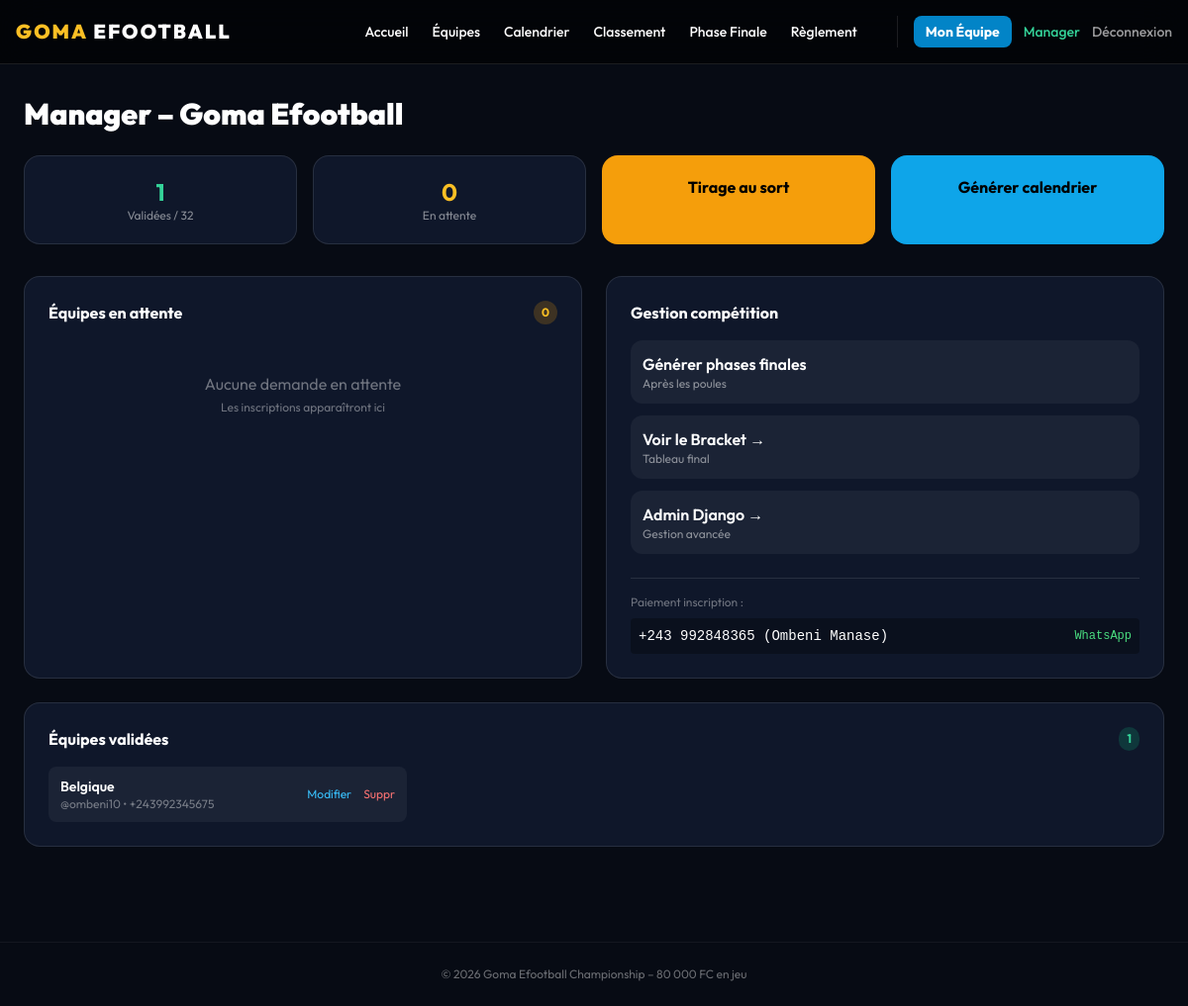
/manager/ (signed in), run on the app's committed database.
### competition/models.py (models this page shows, shortened)
class Team(models.Model):
    tournament = models.ForeignKey(Tournament, on_delete=models.CASCADE)
    group = models.ForeignKey(Group, null=True, blank=True, on_delete=models.SET_NULL)
    name = models.CharField(max_length=50, unique=True)  # Pays
    abbreviation = models.CharField(max_length=3)
    owner = models.ForeignKey(User, null=True, blank=True, on_delete=models.SET_NULL)
    owner_username = models.CharField(max_length=150, default='')
    owner_password = models.CharField(max_length=128, default='')
    whatsapp = models.CharField(max_length=20, blank=True)
    is_validated = models.BooleanField(default=False)
    points = models.IntegerField(default=0)
    goals_for = models.IntegerField(default=0)
    goals_against = models.IntegerField(default=0)

### competition/views.py (the view)
# urls.py: path('manager/', views.manager_dashboard, name='manager'),
@login_required
@user_passes_test(is_manager)
def manager_dashboard(request):
    t = get_tournament()
    pending_qs = Team.objects.filter(tournament=t, is_validated=False).order_by('-id')
    validated_qs = Team.objects.filter(tournament=t, is_validated=True).order_by('name')
    return render(request, 'competition/manager/dashboard.html', {
        'pending': pending_qs,
        'validated_teams': validated_qs,
        'validated': validated_qs.count(),
    })

### competition/views.py (called while the page is built)
def get_tournament():
    t, _ = Tournament.objects.get_or_create(pk=1, defaults={'name': 'Goma Efootball Championship'})
    return t

def is_manager(user):
    return user.is_staff

### templates/competition/manager/dashboard.html (shortened to what this page needs)
{% extends 'base.html' %}
{% block content %}
<div class="max-w-6xl mx-auto">
  <h1 class="text-3xl font-black mb-6">Manager – Goma Efootball</h1>
  <div class="grid md:grid-cols-4 gap-4 mb-8">
    <div class="p-5 bg-[#0f172a] rounded-2xl border border-white/10 text-center">
      <div class="text-2xl font-bold text-emerald-400">{{ validated }}</div>
      <div class="text-xs text-white/50">Validées / 32</div>
    </div>
    <div class="p-5 bg-[#0f172a] rounded-2xl border border-white/10 text-center">
      <div class="text-2xl font-bold text-amber-400">{{ pending|length }}</div>
      <div class="text-xs text-white/50">En attente</div>
    </div>
    <a href="{% url 'generate_draw' %}" class="p-5 bg-amber-500 text-black rounded-2xl font-bold text-center hover:bg-amber-400 transition">Tirage au sort</a>
    <a href="{% url 'generate_schedule' %}" class="p-5 bg-sky-500 text-black rounded-2xl font-bold text-center hover:bg-sky-400 transition">Générer calendrier</a>
  </div>
  <div class="grid md:grid-cols-2 gap-6">
    <div class="bg-[#0f172a] border border-white/10 rounded-2xl p-6">
      <h2 class="font-bold mb-4 flex items-center justify-between">
        Équipes en attente
        <span class="text-xs px-2 py-1 bg-amber-500/20 text-amber-400 rounded-full">{{ pending|length }}</span>
      </h2>
      <div class="space-y-2 max-h-96 overflow-y-auto">
        {% for team in pending %}
        <div class="flex items-center justify-between py-3 px-3 bg-white/5 rounded-xl hover:bg-white/10 transition">
          <div class="min-w-0 flex-1">
            <div class="font-semibold truncate">{{ team.name }}</div>
            <div class="text-xs text-white/50">
              @{{ team.owner.username }} • {{ team.whatsapp|default:"pas de tel" }}
            </div>
          </div>
          <div class="flex gap-2 ml-3">
            <a href="{% url 'validate_team' team.id %}" class="px-3 py-1.5 bg-emerald-600 hover:bg-emerald-500 text-white text-xs font-bold rounded-lg transition">Valider</a>
            <a href="{% url 'reject_team' team.id %}" class="px-3 py-1.5 bg-red-600 hover:bg-red-500 text-white text-xs font-bold rounded-lg transition" onclick="return confirm('Supprimer {{ team.name }} ?')">Rejeter</a>
          </div>
        </div>
        {% empty %}
        <div class="text-center py-8 text-white/40">
          <p>Aucune demande en attente</p>
          <p class="text-xs mt-1">Les inscriptions apparaîtront ici</p>
        </div>
        {% endfor %}
      </div>
    </div>
    <div class="bg-[#0f172a] border border-white/10 rounded-2xl p-6">
      <h2 class="font-bold mb-4">Gestion compétition</h2>
      <div class="space-y-3">
        <a href="{% url 'generate_knockout' %}" class="block w-full p-3 bg-white/5 rounded-xl hover:bg-white/10 transition">
          <div class="font-semibold">Générer phases finales</div>
          <div class="text-xs text-white/50">Après les poules</div>
        </a>
        <a href="{% url 'bracket' %}" class="block w-full p-3 bg-white/5 rounded-xl hover:bg-white/10 transition">
          <div class="font-semibold">Voir le Bracket →</div>
          <div class="text-xs text-white/50">Tableau final</div>
        </a>
        <a href="/admin/" class="block w-full p-3 bg-white/5 rounded-xl hover:bg-white/10 transition">
          <div class="font-semibold">Admin Django →</div>
          <div class="text-xs text-white/50">Gestion avancée</div>
        </a>
      </div>
      <div class="mt-6 pt-4 border-t border-white/10">
        <p class="text-xs text-white/40 mb-2">Paiement inscription :</p>
        <p class="font-mono text-sm bg-black/30 p-2 rounded flex justify-between items-center">
          <span>+243 992848365 (Ombeni Manase)</span>
          <a href="https://wa.me/243992848365" target="_blank" class="text-green-400 text-xs">WhatsApp</a>
        </p>
      </div>
    </div>
  </div>
  <div class="bg-[#0f172a] border border-white/10 rounded-2xl p-6 mt-6">
    <h2 class="font-bold mb-4 flex items-center justify-between">
      Équipes validées
      <span class="text-xs px-2 py-1 bg-emerald-500/20 text-emerald-400 rounded-full">{{ validated }}</span>
    </h2>
    <div class="grid md:grid-cols-2 lg:grid-cols-3 gap-2 max-h-72 overflow-y-auto">
      {% for team in validated_teams %}
      <div class="flex justify-between items-center py-2.5 px-3 bg-white/5 rounded-lg hover:bg-white/10 transition text-sm">
        <div class="min-w-0 flex-1">
          <div class="font-semibold truncate">{{ team.name }}</div>
          <div class="text-xs text-white/40 truncate">@{{ team.owner.username }} • {{ team.whatsapp }}</div>
        </div>
        <div class="flex gap-3 ml-2">
          <a href="{% url 'manager_edit_team' team.id %}" class="text-sky-400 hover:text-sky-300 text-xs">Modifier</a>
          <a href="{% url 'manager_delete_team' team.id %}" class="text-red-400 hover:text-red-300 text-xs" onclick="return confirm('Supprimer {{ team.name }} définitivement ?')">Suppr</a>
        </div>
      {% empty %}
      <p class="text-white/40 col-span-3 text-center py-4">Aucune équipe validée</p>
      {% endfor %}
    </div>
  </div>
</div>
{% endblock %}

### templates/base.html (style rules this page uses)
body { font-family:Outfit,system-ui;background:#070b14;color:white }

### data on the page
Team: name "Belgique", owner.username "ombeni10", whatsapp "+243992345675"

### other printed values
{{ validated }} "1"
{{ pending|length }} "0"
